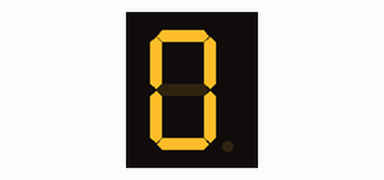
Recording of a sketch running on a simulated Arduino Uno, built with avr-gcc and run on an emulated ATmega328P. On the bench: 1-digit seven-segment display. Wiring (inferred from the names in the program): 1-digit 7-segment display, segments lit when HIGH: segments pin 7, pin 6, pin 9, pin 10, pin 11, pin 13, pin 12. The segment pins are drawn as the display they are named for.

Above: at 0.1 s.
At 4.1 s:
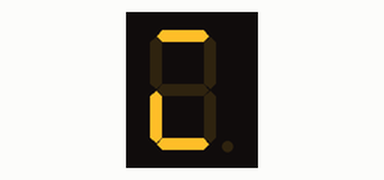
At 5.1 s:
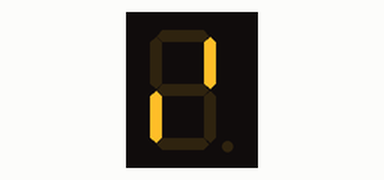
At 6.1 s:
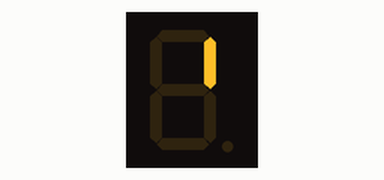
At 7.1 s:
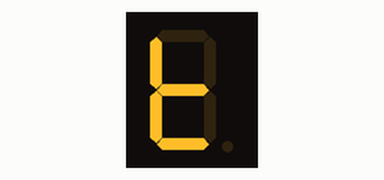
At 9.1 s:
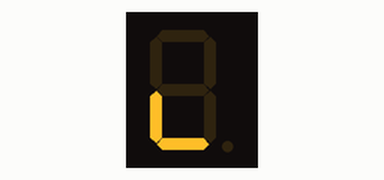

The sketch:

7seg_anode.ino
```cpp
int f = 13;
int g = 12;
int e = 11;
int d = 10;
int c = 9;
int b = 6;
int a = 7;  //7 Segment pin


int de=1000;  // delay time

void setup() {

  pinMode(f, OUTPUT);
  pinMode(g, OUTPUT);
  pinMode(e, OUTPUT);
  pinMode(d, OUTPUT);
  pinMode(c, OUTPUT);
  pinMode(b, OUTPUT);
  pinMode(a, OUTPUT);

}

void loop()
{
 digitalWrite(a,1);
 digitalWrite(b,1);
 digitalWrite(c,1);
 digitalWrite(d,1);
 digitalWrite(e,1);
 digitalWrite(f,1);
 digitalWrite(g,0);   // 0
  delay(de);

 digitalWrite(a,0);
 digitalWrite(b,1);
 digitalWrite(c,1);
 digitalWrite(d,0);
 digitalWrite(e,0);
 digitalWrite(f,0);
 digitalWrite(g,0);   // 1
  delay(de);

 digitalWrite(a,1);
 digitalWrite(b,1);
 digitalWrite(c,0);
 digitalWrite(d,1);
 digitalWrite(e,1);
 digitalWrite(f,0);
 digitalWrite(g,1);   // 2
 delay(de);

 digitalWrite(a,1);
 digitalWrite(b,1);
 digitalWrite(c,1);
 digitalWrite(d,1);
 digitalWrite(e,0);
 digitalWrite(f,0);
 digitalWrite(g,1);   // 3
  delay(de);

  digitalWrite(a,1);
 digitalWrite(b,0);
 digitalWrite(c,0);
 digitalWrite(d,1);
 digitalWrite(e,1);
 digitalWrite(f,0);
 digitalWrite(g,0);   // 4
  delay(de);

 digitalWrite(a,0);
 digitalWrite(b,1);
 digitalWrite(c,0);
 digitalWrite(d,0);
 digitalWrite(e,1);
 digitalWrite(f,0);
 digitalWrite(g,0);   // 5
  delay(de);

   digitalWrite(a,0);
 digitalWrite(b,1);
 digitalWrite(c,0);
 digitalWrite(d,0);
 digitalWrite(e,0);
 digitalWrite(f,0);
 digitalWrite(g,0);   // 6
  delay(de);

  digitalWrite(a,0);
 digitalWrite(b,0);
 digitalWrite(c,0);
 digitalWrite(d,1);
 digitalWrite(e,1);
 digitalWrite(f,1);
 digitalWrite(g,1);   // 7
  delay(de);

 digitalWrite(a,0);
 digitalWrite(b,0);
 digitalWrite(c,0);
 digitalWrite(d,0);
 digitalWrite(e,0);
 digitalWrite(f,0);
 digitalWrite(g,0);   // 8
  delay(de);

  digitalWrite(a,0);
 digitalWrite(b,0);
 digitalWrite(c,0);
 digitalWrite(d,1);
 digitalWrite(e,1);
 digitalWrite(f,0);
 digitalWrite(g,0);   // 0
  delay(de);

}
```

Measured:
- by itself, everything shown: repeats every 10.0 s, in 10 steps
- what the display in image 1 shows lasts 1.0 s, from 4.0 s to 5.0 s
